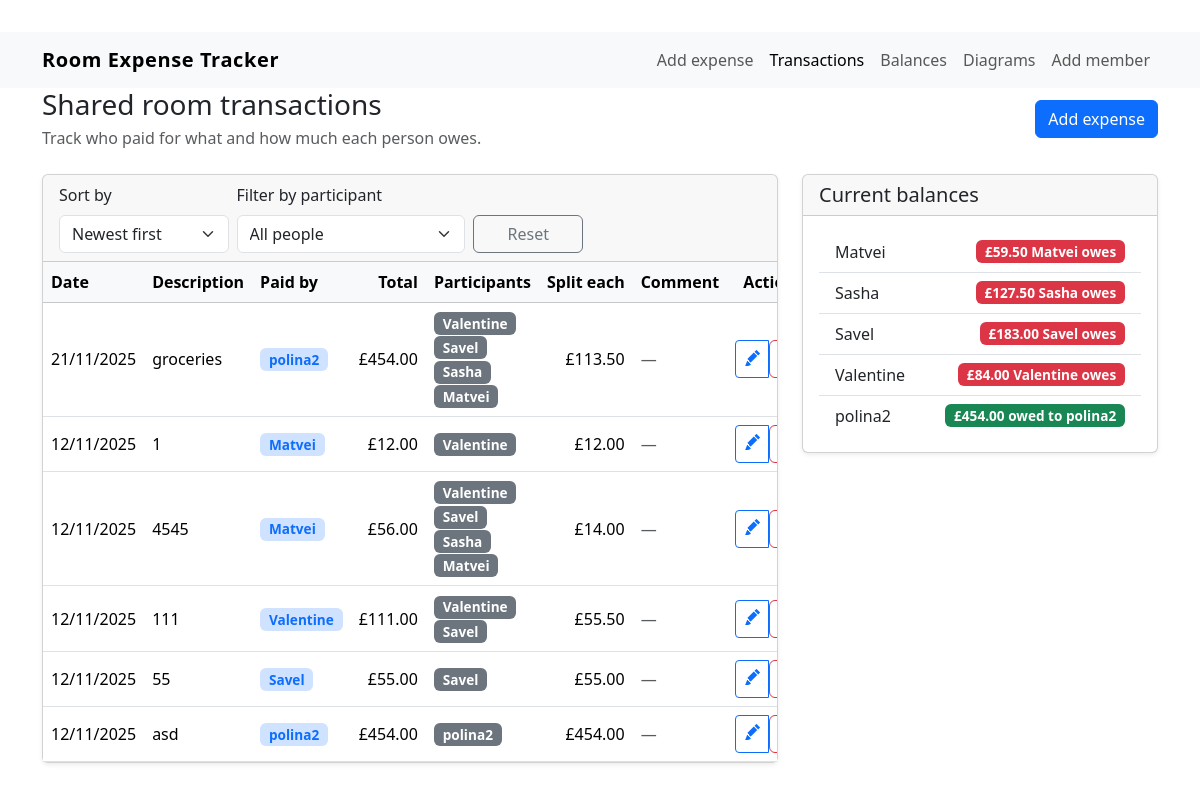
Page /transactions on the committed database.
### models.py (models this page shows, shortened)
class Transaction(db.Model):
    __tablename__ = "transactions"
    id = db.Column(db.Integer, primary_key=True)
    date = db.Column(db.Date, nullable=False)
    description = db.Column(db.String(255), nullable=False)
    amount = db.Column(Numeric(10, 2), nullable=False)
    comment = db.Column(db.Text)
    payer_id = db.Column(db.Integer, db.ForeignKey("people.id"), nullable=False)
    payer = db.relationship("Person", backref=db.backref("payments", lazy=True))
    shares = db.relationship(
        "TransactionShare",
        cascade="all, delete-orphan",
        back_populates="transaction",
        lazy=True,
    )

class Person(db.Model):
    __tablename__ = "people"
    id = db.Column(db.Integer, primary_key=True)
    name = db.Column(db.String(80), unique=True, nullable=False)

class TransactionShare(db.Model):
    __tablename__ = "transaction_shares"
    id = db.Column(db.Integer, primary_key=True)
    amount = db.Column(Numeric(10, 2), nullable=False)
    transaction_id = db.Column(
        db.Integer, db.ForeignKey("transactions.id"), nullable=False
    )
    transaction = db.relationship(
        "Transaction", back_populates="shares", lazy=True
    )
    person_id = db.Column(db.Integer, db.ForeignKey("people.id"), nullable=False)
    person = db.relationship("Person", lazy=True)
    __table_args__ = (
        db.UniqueConstraint("transaction_id", "person_id", name="uq_share_transaction"),
    )

### routes.py (the view)
    @app.route("/transactions")
    def transactions():
        sort = request.args.get("sort", "-date")
        sort_mapping = {
            "date": Transaction.date.asc(),
            "-date": Transaction.date.desc(),
            "amount": Transaction.amount.asc(),
            "-amount": Transaction.amount.desc(),
            "payer": func.lower(Person.name).asc(),
            "-payer": func.lower(Person.name).desc(),
        }
        order_by_clause = sort_mapping.get(sort, Transaction.date.desc())
        query = (
            Transaction.query.options(
                joinedload(Transaction.shares).joinedload(TransactionShare.person),
                joinedload(Transaction.payer),
            )
            .join(Person, Transaction.payer)
            .order_by(order_by_clause)
        )
        member_filter = request.args.get("member_id")
        if member_filter:
            query = query.join(
                TransactionShare,
                TransactionShare.transaction_id == Transaction.id,
            ).filter(TransactionShare.person_id == int(member_filter))
        transactions_list = query.all()
        members = Person.query.order_by(Person.name).all()
        balances = compute_balances()
        return render_template(
            "transactions.html",
            transactions=transactions_list,
            members=members,
            balances=balances,
            selected_sort=sort,
            selected_member=member_filter,
            currency_symbol=DEFAULT_CURRENCY_SYMBOL,
        )

### utils.py (called while the page is built)
def compute_balances() -> Dict[int, Decimal]:
    balances: Dict[int, Decimal] = {
        member.id: Decimal("0.00") for member in Person.query.all()
    }
    transactions = Transaction.query.options(
        joinedload(Transaction.shares).joinedload(TransactionShare.person),
        joinedload(Transaction.payer),
    )
    for txn in transactions:
        balances[txn.payer_id] += Decimal(txn.amount)
        for share in txn.shares:
            balances[share.person_id] -= Decimal(share.amount)
    return balances

### templates/transactions.html (shortened to what this page needs)
{% extends "base.html" %}
{% block content %}
<div class="d-flex justify-content-between align-items-center mb-4">
    <div>
        <h1 class="h3 mb-1">Shared room transactions</h1>
        <p class="text-body-secondary mb-0">Track who paid for what and how much each person owes.</p>
    </div>
    <a href="{{ url_for('index') }}" class="btn btn-primary">Add expense</a>
</div>
<div class="row g-4">
    <div class="col-lg-8">
        <div class="card shadow-sm">
            <div class="card-header">
                <form class="row g-2 align-items-end">
                    <div class="col-md-3">
                        <label for="sort" class="form-label">Sort by</label>
                        <select class="form-select" id="sort" name="sort" onchange="this.form.submit()">
                            <option value="-date" {% if selected_sort == '-date' %}selected{% endif %}>Newest first</option>
                        </select>
                    </div>
                    <div class="col-md-4">
                        <label for="member_id" class="form-label">Filter by participant</label>
                        <select class="form-select" id="member_id" name="member_id" onchange="this.form.submit()">
                            <option value="">All people</option>
                        </select>
                    </div>
                    <div class="col-md-2">
                        <a href="{{ url_for('transactions') }}" class="btn btn-outline-secondary w-100">Reset</a>
                    </div>
                </form>
            </div>
            <div class="table-responsive">
                <table class="table table-hover mb-0 align-middle">
                    <thead class="table-light">
                        <tr>
                            <th scope="col">Date</th>
                            <th scope="col">Description</th>
                            <th scope="col">Paid by</th>
                            <th scope="col" class="text-end">Total</th>
                            <th scope="col">Participants</th>
                            <th scope="col" class="text-end">Split each</th>
                            <th scope="col">Comment</th>
                            <th scope="col" class="text-center">Actions</th>
                        </tr>
                    </thead>
                    <tbody>
                        {% if transactions %}
                            {% for txn in transactions %}
                                <tr>
                                    <td>{{ txn.date.strftime('%d/%m/%Y') }}</td>
                                    <td>{{ txn.description }}</td>
                                    <td>
                                        <span class="badge bg-primary-subtle text-primary fw-semibold">{{ txn.payer.name }}</span>
                                    </td>
                                    <td class="text-end">{{ txn.amount|currency }}</td>
                                    <td>
                                        {% for share in txn.shares %}
                                            <span class="badge text-bg-secondary me-1">{{ share.person.name }}</span>
                                        {% endfor %}
                                    </td>
                                    <td class="text-end">
                                        {% if txn.shares %}
                                            {{ (txn.amount / txn.shares|length)|currency }}
                                        {% else %}
                                            —
                                        {% endif %}
                                    </td>
                                    <td class="text-body-secondary">
                                        {{ txn.comment or "—" }}
                                    </td>
                                    <td class="text-center">
                                        <div class="btn-group btn-group-sm" role="group">
                                            <a href="{{ url_for('edit_transaction', transaction_id=txn.id) }}" class="btn btn-outline-primary" title="Edit">
                                            </a>
                                            <form method="POST" action="{{ url_for('delete_transaction', transaction_id=txn.id) }}" style="display: inline;" onsubmit="return confirm('Are you sure you want to delete this transaction?');">
                                                <button type="submit" class="btn btn-outline-danger" title="Delete">
                                                </button>
                                            </form>
                                        </div>
                                    </td>
                                </tr>
                            {% endfor %}
                        {% else %}
                            <tr>
                                <td colspan="8" class="text-center text-body-secondary py-5">
                                    No transactions yet. <a href="{{ url_for('index') }}">Add the first one</a>.
                                </td>
                            </tr>
                        {% endif %}
                    </tbody>
                </table>
            </div>
        </div>
    </div>
    <div class="col-lg-4">
        <div class="card shadow-sm">
            <div class="card-header">
                <h2 class="h5 mb-0">Current balances</h2>
            </div>
            <div class="card-body">
                {% if balances %}
                    <ul class="list-group list-group-flush">
                        {% for member in members %}
                            <li class="list-group-item d-flex justify-content-between align-items-center">
                                <span>{{ member.name }}</span>
                                {% set balance = balances.get(member.id, 0) %}
                                {% if balance > 0 %}
                                    <span class="badge text-bg-success">{{ balance|currency }} owed to {{ member.name }}</span>
                                {% elif balance < 0 %}
                                    <span class="badge text-bg-danger">{{ (balance * -1)|currency }} {{ member.name }} owes</span>
                                {% else %}
                                    <span class="badge text-bg-secondary">All settled</span>
                                {% endif %}
                            </li>
                        {% endfor %}
                    </ul>
                {% else %}
                    <p class="text-body-secondary mb-0">Balances will appear after the first expense is added.</p>
                {% endif %}
            </div>
        </div>
    </div>
</div>
{% endblock %}

### templates/base.html (shortened to what this page needs)
<!doctype html>
<html lang="en">
<head>
    <link rel="stylesheet" href="https://cdn.jsdelivr.net/npm/bootstrap@5.3.3/dist/css/bootstrap.min.css">
</head>
<body>
<nav class="navbar navbar-expand-lg bg-body-tertiary">
    <div class="container">
        <a class="navbar-brand" href="{{ url_for('index') }}">Room Expense Tracker</a>
        <div>
            <div class="navbar-nav">
                <a class="nav-link {% if request.endpoint == 'index' %}active{% endif %}" href="{{ url_for('index') }}">Add expense</a>
                <a class="nav-link {% if request.endpoint == 'transactions' %}active{% endif %}" href="{{ url_for('transactions') }}">Transactions</a>
                <a class="nav-link {% if request.endpoint == 'balances' %}active{% endif %}" href="{{ url_for('balances') }}">Balances</a>
                <a class="nav-link {% if request.endpoint == 'diagrams' %}active{% endif %}" href="{{ url_for('diagrams') }}">Diagrams</a>
                <a class="nav-link {% if request.endpoint == 'add_member' %}active{% endif %}" href="{{ url_for('add_member') }}">Add member</a>
            </div>
        </div>
    </div>
</nav>
<main class="container">
    {% block content %}{% endblock %}
</main>
</body>
</html>

### templates/base.html (style rules this page uses)
body { padding-top: 2rem; padding-bottom: 4rem; }
.navbar-brand { font-weight: 600; letter-spacing: 0.03em; }
.table thead th { white-space: nowrap; }
.badge { font-size: 0.85rem; }

### rows in the picture
Transaction: date "21/11/2025", description "groceries", payer.name "polina2", amount "£454.00", amount "£113.50", comment "—"
TransactionShare: person.name "Valentine"
TransactionShare: person.name "Savel"
TransactionShare: person.name "Sasha"
TransactionShare: person.name "Matvei"
Transaction: date "12/11/2025", description "1", payer.name "Matvei", amount "£12.00", comment "—"
TransactionShare: person.name "Valentine"
Transaction: date "12/11/2025", description "4545", payer.name "Matvei", amount "£56.00", amount "£14.00", comment "—"
TransactionShare: person.name "Valentine"
TransactionShare: person.name "Savel"
TransactionShare: person.name "Sasha"
TransactionShare: person.name "Matvei"
Transaction: date "12/11/2025", description "111", payer.name "Valentine", amount "£111.00", amount "£55.50", comment "—"
TransactionShare: person.name "Valentine"
TransactionShare: person.name "Savel"
Transaction: date "12/11/2025", description "55", payer.name "Savel", amount "£55.00", comment "—"
TransactionShare: person.name "Savel"
Transaction: date "12/11/2025", description "asd", payer.name "polina2", amount "£454.00", comment "—"
TransactionShare: person.name "polina2"
Person: name "Matvei", value "£59.50"
Person: name "Sasha", value "£127.50"
Person: name "Savel", value "£183.00"
Person: name "Valentine", value "£84.00"
Person: name "polina2", balance "£454.00"
